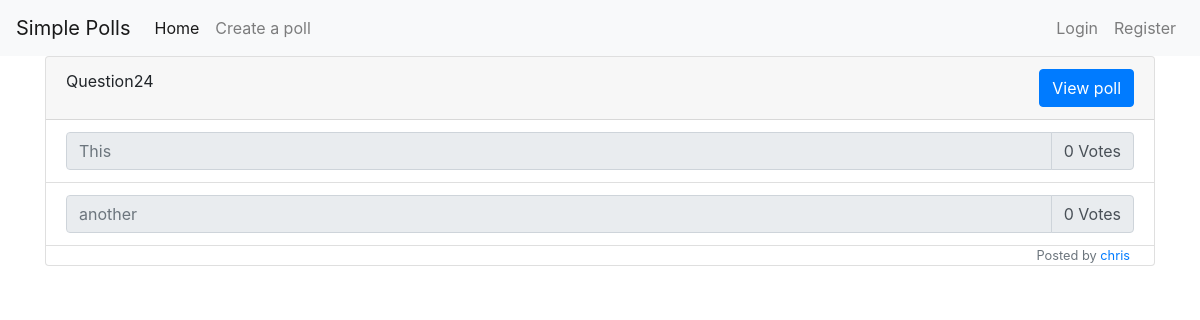
/poll/, run on an earlier commit of the app's database.
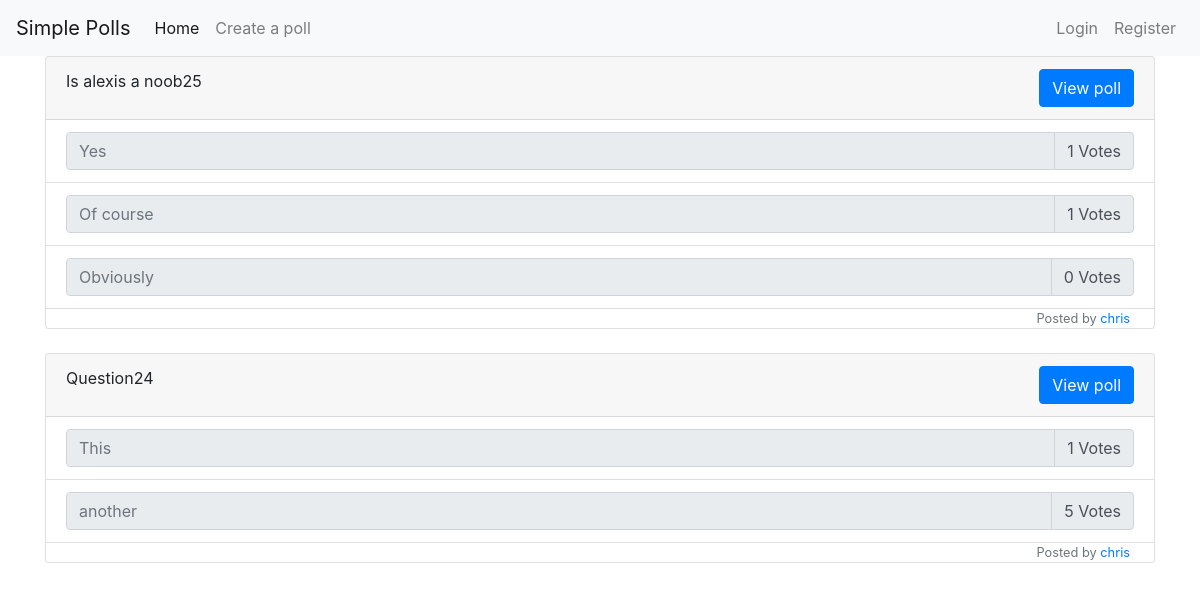
And on a later commit of the database.
### poll/models.py (models this page shows, shortened)
class Question(models.Model):
    question_text = models.CharField(max_length=128)
    date_published = models.DateTimeField(default=timezone.now)
    author = models.ForeignKey(User, on_delete=models.CASCADE, blank=True, null=True)

class Choices(models.Model):
    choice_text = models.CharField(max_length=256)
    question = models.ForeignKey(Question, on_delete=models.CASCADE)
    votes = models.IntegerField(default=0)
    def __str__(self):
        return self.choice_text

### poll/views.py (the view)
# urls.py: path('', views.home, name='poll-home'),
def home(request):
    if request.user.is_authenticated:
        username = request.user.username
        user = User.objects.get(username=username)
        context = {
            'user': user
        }
        return render(request, 'poll/user-home.html', context)
    else:
        recent_polls = Question.objects.all().order_by('-id')[:10]
        for poll in recent_polls:
            print(poll.question_text)
            for choice in poll.choices_set.all():
                print(choice)
        context = {'polls': recent_polls}
        return render(request, 'poll/home.html', context)

### poll/templates/poll/home.html
{% extends "user/base.html" %}
{% block body %}
<div class="container">
    {% for question in polls %}
    <div class="card mb-4">
        <div class="card-header">
                <span>
                        {{question.question_text}}{{question.id}}
                    </span>
                    <span style="float: right;">
                        <form action="{% url 'poll-view' question.id %}" method="get">
                            <button type="submit" class="btn btn-primary">View poll</button>
                        </form>
                    </span>
        </div>
            <ul class="list-group list-group-flush">
                {% for choice in question.choices_set.all %}
                <li class="list-group-item">
                    <div class="input-group">
                        <input type="text" class="form-control" placeholder="{{choice.choice_text}}" readonly>
                        <div class="input-group-append">
                            <span class="input-group-text">{{choice.votes}} Votes</span>
                        </div>
                    </div>
                </li>
                {% endfor %}
            </ul>
        <small class="text-secondary text-right pr-4">
            {% if question.author is None %}
                Posted by Anonymous
            {% else %}
                Posted by <a href="#">{{question.author}}</a>
            {% endif %}
        </small>
    </div>
    {% endfor %}
</div>
{% endblock body %}

What changed in the data, as far as the page shows it:
added Question: question_text "Is alexis a noob", id "25", author "chris"
added Choices: choice_text "Yes", votes "1", shown under "Is alexis a noob"
added Choices: choice_text "Of course", votes "1", shown under "Is alexis a noob"
added Choices: choice_text "Obviously", votes "0", shown under "Is alexis a noob"
changed Choices "This": votes "0" → "1"
changed Choices "another": votes "0" → "5"
